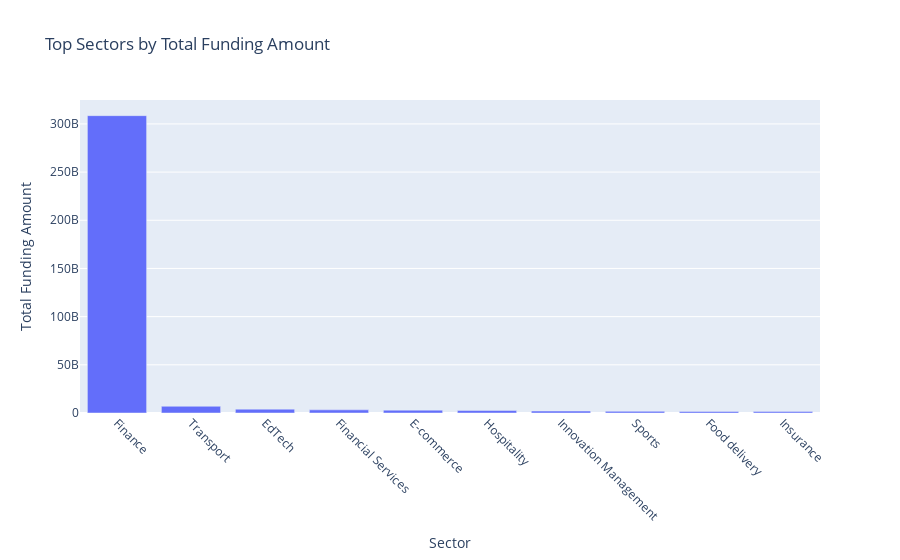

The code cell stored with this chart in its notebook:
### Markdown cell above
**2. Sector Analysis: Which sectors have received the most funding, and how does the funding distribution vary across sectors?**

### Code cell
# Calculate total funding amount for each sector
total_funding_by_sector = df_combined.groupby('Sector')['Amount'].sum().reset_index()

# Sort the sectors by total funding amount in descending order
total_funding_by_sector = total_funding_by_sector.sort_values('Amount', ascending=False)

# Print the top sectors by total funding amount
print("Top Sectors by Total Funding Amount:")
print(total_funding_by_sector.head(10))

# Visualize the funding distribution across sectors
fig = px.bar(total_funding_by_sector.head(10), x='Sector', y='Amount',
             title='Top Sectors by Total Funding Amount',
             labels={'Sector': 'Sector', 'Amount': 'Total Funding Amount'})

# Rotate the x-axis tick labels
fig.update_xaxes(tickangle=45)

# Show the plot
fig.show()

### Figure 1 — Plotly figure (JSON) as saved in the notebook; plotly's stock layout.template omitted (floating-point values rounded to 4 significant figures)
{"data": [{"alignmentgroup": "True", "hovertemplate": "Sector=%{x}<br>Total Funding Amount=%{y}<extra></extra>", "legendgroup": "", "marker": {"color": "#636efa", "pattern": {"shape": ""}}, "name": "", "offsetgroup": "", "orientation": "v", "showlegend": false, "textposition": "auto", "type": "bar", "x": ["Finance", "Transport", "EdTech", "Financial Services", "E-commerce", "Hospitality", "Innovation Management", "Sports", "Food delivery", "Insurance"], "xaxis": "x", "y": [308570291000, 6986306426, 3998460000, 3259532500, 2958890000, 2536665000, 2000000000, 1690585000, 1600000000, 1452300000], "yaxis": "y"}], "layout": {"barmode": "relative", "legend": {"tracegroupgap": 0}, "title": {"text": "Top Sectors by Total Funding Amount"}, "xaxis": {"anchor": "y", "domain": [0, 1], "tickangle": 45, "title": {"text": "Sector"}}, "yaxis": {"anchor": "x", "domain": [0, 1], "title": {"text": "Total Funding Amount"}}}}
